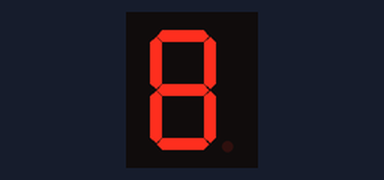
This sketch was run on a simulated Arduino Uno, built with avr-gcc and run on an emulated ATmega328P. On the bench: 1-digit seven-segment display. Wiring (inferred from the names in the program): 1-digit 7-segment display, segments lit when LOW: segments pin 4, pin 5, pin 6, pin 7, pin 8, pin 9, pin 10. The segment pins are drawn as the display they are named for.

Above: at 0.1 s.
At 1.1 s:
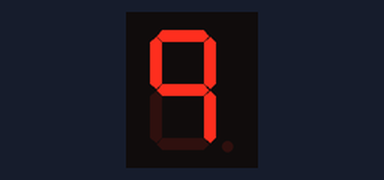
At 2.1 s:
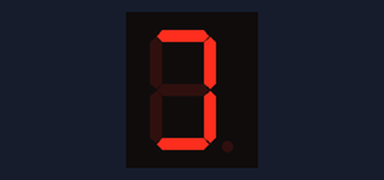
At 3.1 s:
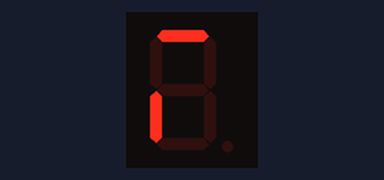

The sketch:

sketch_dec16a.ino
```cpp
int a=4,b=5,c=6,d=7,e=8,f=9,g=10;
int bekleme=1000;


void setup() {
  // put your setup code here, to run once:
  pinMode(a,OUTPUT);
  pinMode(b,OUTPUT);
  pinMode(c,OUTPUT);
  pinMode(d,OUTPUT);
  pinMode(e,OUTPUT);
  pinMode(f,OUTPUT);
  pinMode(g,OUTPUT);


}

void loop() {
  // put your main code here, to run repeatedly

  bir();
  iki();
  uc();

}

void bir() {
  digitalWrite(a,LOW);
  digitalWrite(e,LOW);
  delay(bekleme);
  temizle();
}

void iki(){
  digitalWrite(a,LOW);
  digitalWrite(b,LOW);
  digitalWrite(c,LOW);
  digitalWrite(f,LOW);
  digitalWrite(g,LOW);
  delay(bekleme);
  temizle();
}

void uc(){
  digitalWrite(a,LOW);
  digitalWrite(b,LOW);
  digitalWrite(c,LOW);
  digitalWrite(d,LOW);
  delay(bekleme);
  temizle();
}

void temizle(){
  digitalWrite(a,HIGH);
  digitalWrite(b,HIGH);
  digitalWrite(c,HIGH);
  digitalWrite(d,HIGH);
  digitalWrite(e,HIGH);
  digitalWrite(f,HIGH);
  digitalWrite(g,HIGH);
}
```

Measured:
- by itself, everything shown: repeats every 3.0 s, in 4 steps
- what the display in image 1 shows lasts 1.0 s, from 1.0 s to 2.0 s
